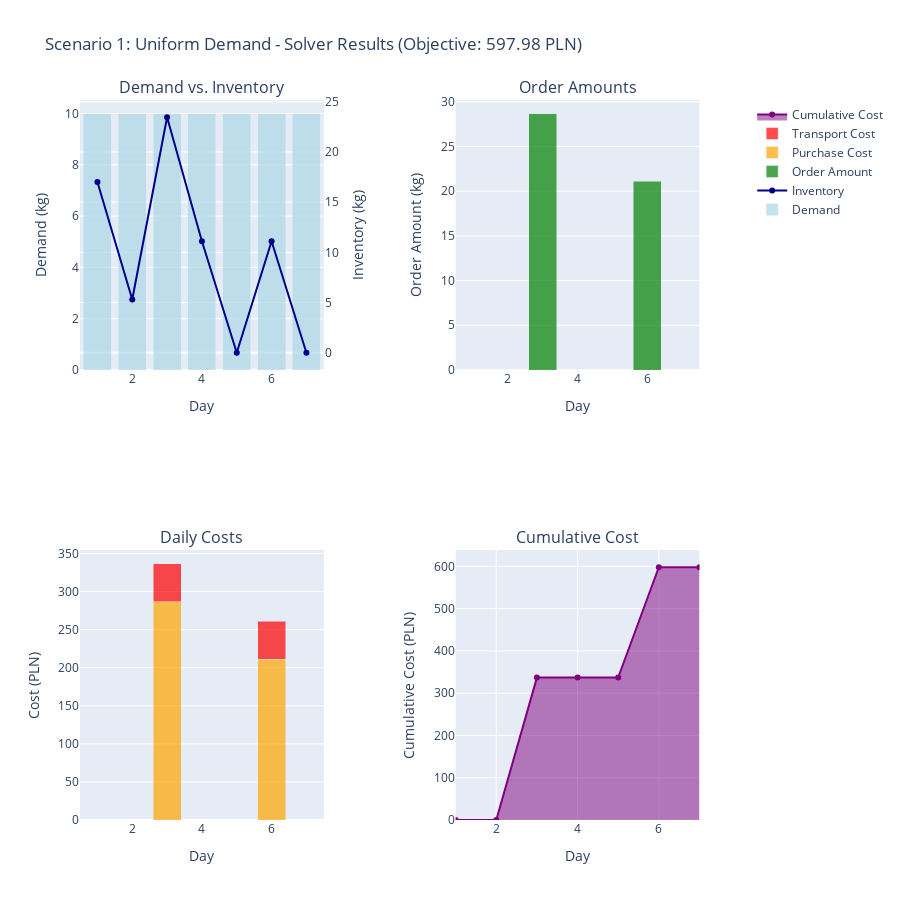

Write notebook code for a chart like this one.
### Markdown cell above
## Test Scenario 1: Uniform Demand

Constant demand over 7 days with moderate pricing.

### Code cell
scenario_1 = {
    "V_max": 100.0,  # kg
    "P": [10.0, 10.0, 10.0, 10.0, 10.0, 10.0, 10.0],  # PLN/kg
    "C": 50.0,  # PLN (transportation cost)
    "D": [10.0, 10.0, 10.0, 10.0, 10.0, 10.0, 10.0],  # kg demand per day
    "I0": 30.0,  # kg initial stock
    "alpha": 0.1,  # 10% daily loss
    "M": 1e5,  # big-M constant
    "T": 7
}

inp1 = SolverInput(**scenario_1)

try:
    sol1 = solve(inp1)
    df1 = solution_to_dataframe(sol1, inp1)
    print(f"Objective value: {sol1.objective_value:.2f} PLN")
    print(f"Orders placed on days: {[i+1 for i, y in enumerate(sol1.y) if y == 1]}")
    display(HTML(df1.to_html(index=False)))
    plot_scenario("Scenario 1: Uniform Demand", sol1, inp1, df1)
except SolverFail as e:
    print(f"Solver failed: {e}")
    sol1 = None
    df1 = None

### Figure 1 — Plotly figure (JSON) as saved in the notebook; plotly's stock layout.template omitted (floating-point values rounded to 4 significant figures)
{"data": [{"marker": {"color": "lightblue"}, "name": "Demand", "opacity": 0.7, "type": "bar", "x": [1, 2, 3, 4, 5, 6, 7], "xaxis": "x", "y": [10, 10, 10, 10, 10, 10, 10], "yaxis": "y"}, {"line": {"color": "darkblue", "width": 2}, "mode": "lines+markers", "name": "Inventory", "type": "scatter", "x": [1, 2, 3, 4, 5, 6, 7], "xaxis": "x", "y": [17, 5.3, 23.46, 11.11, 0, 11.11, 0], "yaxis": "y2"}, {"marker": {"color": "green"}, "name": "Order Amount", "opacity": 0.7, "type": "bar", "x": [1, 2, 3, 4, 5, 6, 7], "xaxis": "x2", "y": [0, 0, 28.69, 0, 0, 21.11, 0], "yaxis": "y3"}, {"marker": {"color": "orange"}, "name": "Purchase Cost", "opacity": 0.7, "type": "bar", "x": [1, 2, 3, 4, 5, 6, 7], "xaxis": "x3", "y": [0.0, 0.0, 286.9, 0.0, 0.0, 211.1, 0.0], "yaxis": "y4"}, {"marker": {"color": "red"}, "name": "Transport Cost", "opacity": 0.7, "type": "bar", "x": [1, 2, 3, 4, 5, 6, 7], "xaxis": "x3", "y": [0.0, 0.0, 50.0, 0.0, 0.0, 50.0, 0.0], "yaxis": "y4"}, {"fill": "tozeroy", "line": {"color": "purple", "width": 2}, "mode": "lines+markers", "name": "Cumulative Cost", "type": "scatter", "x": [1, 2, 3, 4, 5, 6, 7], "xaxis": "x4", "y": [0.0, 0.0, 336.9, 336.9, 336.9, 598.0, 598.0], "yaxis": "y5"}], "layout": {"annotations": [{"font": {"size": 16}, "showarrow": false, "text": "Demand vs. Inventory", "x": 0.185, "xanchor": "center", "xref": "paper", "y": 1, "yanchor": "bottom", "yref": "paper"}, {"font": {"size": 16}, "showarrow": false, "text": "Order Amounts", "x": 0.755, "xanchor": "center", "xref": "paper", "y": 1, "yanchor": "bottom", "yref": "paper"}, {"font": {"size": 16}, "showarrow": false, "text": "Daily Costs", "x": 0.185, "xanchor": "center", "xref": "paper", "y": 0.375, "yanchor": "bottom", "yref": "paper"}, {"font": {"size": 16}, "showarrow": false, "text": "Cumulative Cost", "x": 0.755, "xanchor": "center", "xref": "paper", "y": 0.375, "yanchor": "bottom", "yref": "paper"}], "barmode": "stack", "height": 900, "showlegend": true, "title": {"text": "Scenario 1: Uniform Demand - Solver Results (Objective: 597.98 PLN)"}, "xaxis": {"anchor": "y", "domain": [0, 0.37], "title": {"text": "Day"}}, "xaxis2": {"anchor": "y3", "domain": [0.57, 0.94], "title": {"text": "Day"}}, "xaxis3": {"anchor": "y4", "domain": [0, 0.37], "title": {"text": "Day"}}, "xaxis4": {"anchor": "y5", "domain": [0.57, 0.94], "title": {"text": "Day"}}, "yaxis": {"anchor": "x", "domain": [0.625, 1], "title": {"text": "Demand (kg)"}}, "yaxis2": {"anchor": "x", "overlaying": "y", "side": "right", "title": {"text": "Inventory (kg)"}}, "yaxis3": {"anchor": "x2", "domain": [0.625, 1], "title": {"text": "Order Amount (kg)"}}, "yaxis4": {"anchor": "x3", "domain": [0, 0.375], "title": {"text": "Cost (PLN)"}}, "yaxis5": {"anchor": "x4", "domain": [0, 0.375], "title": {"text": "Cumulative Cost (PLN)"}}}}
